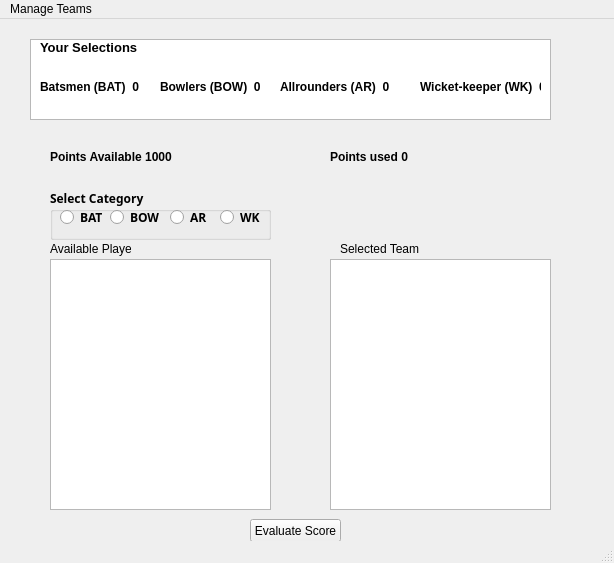
<?xml version="1.0" encoding="UTF-8"?>
<ui version="4.0">
 <class>FastasyCricketGame</class>
 <widget class="QMainWindow" name="FastasyCricketGame">
  <property name="geometry">
   <rect>
    <x>0</x>
    <y>0</y>
    <width>614</width>
    <height>563</height>
   </rect>
  </property>
  <property name="windowTitle">
   <string>MainWindow</string>
  </property>
  <widget class="QWidget" name="centralwidget">
   <widget class="QTextBrowser" name="textBrowser_2">
    <property name="geometry">
     <rect>
      <x>30</x>
      <y>20</y>
      <width>521</width>
      <height>81</height>
     </rect>
    </property>
   </widget>
   <widget class="QLabel" name="label">
    <property name="geometry">
     <rect>
      <x>40</x>
      <y>20</y>
      <width>101</width>
      <height>16</height>
     </rect>
    </property>
    <property name="font">
     <font>
      <family>Arial</family>
      <pointsize>10</pointsize>
      <weight>75</weight>
      <bold>true</bold>
     </font>
    </property>
    <property name="text">
     <string>Your Selections</string>
    </property>
   </widget>
   <widget class="QLabel" name="label_2">
    <property name="geometry">
     <rect>
      <x>40</x>
      <y>60</y>
      <width>101</width>
      <height>16</height>
     </rect>
    </property>
    <property name="font">
     <font>
      <family>Arial</family>
      <weight>75</weight>
      <bold>true</bold>
     </font>
    </property>
    <property name="text">
     <string>Batsmen (BAT)  0</string>
    </property>
   </widget>
   <widget class="QLabel" name="label_4">
    <property name="geometry">
     <rect>
      <x>280</x>
      <y>60</y>
      <width>111</width>
      <height>16</height>
     </rect>
    </property>
    <property name="font">
     <font>
      <family>Arial</family>
      <weight>75</weight>
      <bold>true</bold>
     </font>
    </property>
    <property name="text">
     <string>Allrounders (AR)  0</string>
    </property>
   </widget>
   <widget class="QLabel" name="label_5">
    <property name="geometry">
     <rect>
      <x>420</x>
      <y>60</y>
      <width>121</width>
      <height>16</height>
     </rect>
    </property>
    <property name="font">
     <font>
      <family>Arial</family>
      <weight>75</weight>
      <bold>true</bold>
     </font>
    </property>
    <property name="text">
     <string>Wicket-keeper (WK)  0</string>
    </property>
   </widget>
   <widget class="QLabel" name="label_3">
    <property name="geometry">
     <rect>
      <x>160</x>
      <y>60</y>
      <width>101</width>
      <height>16</height>
     </rect>
    </property>
    <property name="font">
     <font>
      <family>Arial</family>
      <weight>75</weight>
      <bold>true</bold>
     </font>
    </property>
    <property name="text">
     <string>Bowlers (BOW)  0</string>
    </property>
   </widget>
   <widget class="QLabel" name="label_6">
    <property name="geometry">
     <rect>
      <x>50</x>
      <y>130</y>
      <width>131</width>
      <height>16</height>
     </rect>
    </property>
    <property name="font">
     <font>
      <family>Arial</family>
      <pointsize>9</pointsize>
      <weight>75</weight>
      <bold>true</bold>
     </font>
    </property>
    <property name="text">
     <string>Points Available 1000</string>
    </property>
   </widget>
   <widget class="QLabel" name="label_7">
    <property name="geometry">
     <rect>
      <x>330</x>
      <y>130</y>
      <width>101</width>
      <height>16</height>
     </rect>
    </property>
    <property name="font">
     <font>
      <family>Arial</family>
      <pointsize>9</pointsize>
      <weight>75</weight>
      <bold>true</bold>
     </font>
    </property>
    <property name="text">
     <string>Points used 0</string>
    </property>
   </widget>
   <widget class="QGroupBox" name="groupBox">
    <property name="geometry">
     <rect>
      <x>50</x>
      <y>170</y>
      <width>221</width>
      <height>51</height>
     </rect>
    </property>
    <property name="font">
     <font>
      <family>Arial Black</family>
      <weight>75</weight>
      <bold>true</bold>
     </font>
    </property>
    <property name="title">
     <string>Select Category</string>
    </property>
    <widget class="QRadioButton" name="radioBat">
     <property name="geometry">
      <rect>
       <x>10</x>
       <y>20</y>
       <width>51</width>
       <height>17</height>
      </rect>
     </property>
     <property name="text">
      <string>BAT</string>
     </property>
    </widget>
    <widget class="QRadioButton" name="radiobow">
     <property name="geometry">
      <rect>
       <x>60</x>
       <y>20</y>
       <width>51</width>
       <height>17</height>
      </rect>
     </property>
     <property name="text">
      <string>BOW</string>
     </property>
    </widget>
    <widget class="QRadioButton" name="radioar">
     <property name="geometry">
      <rect>
       <x>120</x>
       <y>20</y>
       <width>41</width>
       <height>17</height>
      </rect>
     </property>
     <property name="text">
      <string>AR</string>
     </property>
    </widget>
    <widget class="QRadioButton" name="radiowk">
     <property name="geometry">
      <rect>
       <x>170</x>
       <y>20</y>
       <width>41</width>
       <height>17</height>
      </rect>
     </property>
     <property name="text">
      <string>WK</string>
     </property>
    </widget>
   </widget>
   <widget class="QListWidget" name="availablePlayersList">
    <property name="geometry">
     <rect>
      <x>50</x>
      <y>240</y>
      <width>221</width>
      <height>251</height>
     </rect>
    </property>
   </widget>
   <widget class="QListWidget" name="selectedPlayersList">
    <property name="geometry">
     <rect>
      <x>330</x>
      <y>240</y>
      <width>221</width>
      <height>251</height>
     </rect>
    </property>
   </widget>
   <widget class="QLabel" name="label_10">
    <property name="geometry">
     <rect>
      <x>50</x>
      <y>220</y>
      <width>81</width>
      <height>20</height>
     </rect>
    </property>
    <property name="text">
     <string>Available Players</string>
    </property>
   </widget>
   <widget class="QLabel" name="label_11">
    <property name="geometry">
     <rect>
      <x>340</x>
      <y>220</y>
      <width>81</width>
      <height>20</height>
     </rect>
    </property>
    <property name="text">
     <string>Selected Team</string>
    </property>
   </widget>
   <widget class="QPushButton" name="btnevaluate">
    <property name="geometry">
     <rect>
      <x>250</x>
      <y>500</y>
      <width>91</width>
      <height>23</height>
     </rect>
    </property>
    <property name="text">
     <string>Evaluate Score</string>
    </property>
   </widget>
   <zorder>availablePlayersList</zorder>
   <zorder>textBrowser_2</zorder>
   <zorder>label</zorder>
   <zorder>label_2</zorder>
   <zorder>label_4</zorder>
   <zorder>label_5</zorder>
   <zorder>label_3</zorder>
   <zorder>label_6</zorder>
   <zorder>label_7</zorder>
   <zorder>groupBox</zorder>
   <zorder>selectedPlayersList</zorder>
   <zorder>label_10</zorder>
   <zorder>label_11</zorder>
   <zorder>btnevaluate</zorder>
  </widget>
  <widget class="QMenuBar" name="menubar">
   <property name="geometry">
    <rect>
     <x>0</x>
     <y>0</y>
     <width>614</width>
     <height>21</height>
    </rect>
   </property>
   <widget class="QMenu" name="menuManage_Teams">
    <property name="title">
     <string>Manage Teams</string>
    </property>
    <addaction name="actionNew_team"/>
    <addaction name="separator"/>
    <addaction name="actionOpen_team"/>
    <addaction name="separator"/>
    <addaction name="actionSave_team"/>
    <addaction name="separator"/>
    <addaction name="actionEvaluate_team"/>
   </widget>
   <addaction name="menuManage_Teams"/>
  </widget>
  <widget class="QStatusBar" name="statusbar"/>
  <action name="actionNew_team">
   <property name="text">
    <string>New team</string>
   </property>
  </action>
  <action name="actionOpen_team">
   <property name="text">
    <string>Open team</string>
   </property>
  </action>
  <action name="actionSave_team">
   <property name="text">
    <string>Save team</string>
   </property>
  </action>
  <action name="actionEvaluate_team">
   <property name="text">
    <string>Evaluate team</string>
   </property>
  </action>
 </widget>
 <resources/>
 <connections/>
</ui>
